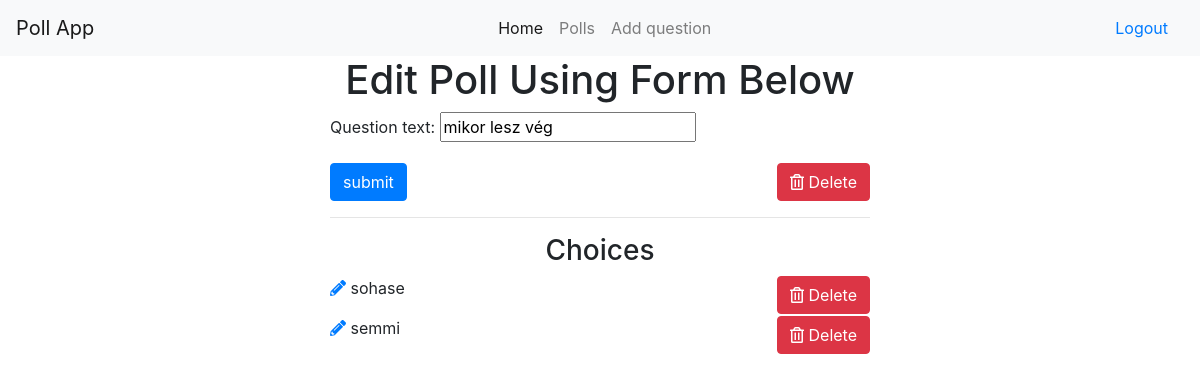
The app's page /polls/edit/16/ (signed in) with its own data.
### polls/models.py (models this page shows, shortened)
class Question(models.Model):
    owner = models.ForeignKey(User, on_delete=models.CASCADE, default=1)
    question_text = models.CharField(max_length=200)
    pub_date = models.DateTimeField(editable=False, auto_now_add=True)

class Choice(models.Model):
    question = models.ForeignKey(Question, on_delete=models.CASCADE)
    choice_text = models.CharField(max_length=200)
    votes = models.IntegerField(default=0)

### polls/views.py (the view)
# urls.py: path('edit/<int:question_id>/', views.edit_question, name='edit_question'),
def edit_question(request, question_id):
    question = get_object_or_404(Question, id=question_id)
    if request.user != question.owner:
        return redirect('/')
    if request.method == "POST":
        form = EditQuestionForm(request.POST, instance=question)
        if form.is_valid():
            form.save()
            messages.success(
                            request,
                            'Question Edit Successfully',
                            extra_tags='alert alert-success alert-dismissible fade show'
                            )
        return redirect('/polls')
    else:
        form = EditQuestionForm(instance=question)
    return render(request, 'polls/edit_question.html', {'form': form, 'question':question})

### polls/forms.py
class EditQuestionForm(forms.ModelForm):
    class Meta:
        model = Question
        fields = ["question_text"]

### polls/templates/polls/edit_question.html (shortened to what this page needs)
{% extends 'base.html' %}
{% block content %}
<div class="container">
  <h1 class='text-center'>Edit Poll Using Form Below</h1>
  <div class="row">
    <div class="col-sm-6 offset-sm-3">
      <form action="" method="post">
        {% for field in form %}
        <div class="form-group">
          {{ field.label_tag }}
          {{ field }}
        </div>
        {% endfor %}
        <input type="submit" value="submit" class='btn btn-primary'>
        <a href="{% url 'polls:question_confirm_delete' question.id %}" class='float-right btn btn-danger'>
          <i class="far fa-trash-alt"></i> Delete
          </a>
      </form>
      <hr/>
      <h3 class='text-center'>Choices</h3>
    {% for choice in question.choice_set.all %}
      <p><a href="{% url 'polls:edit_answer' choice.id %}"><i class="fas fa-pencil-alt"></i></a> {{choice.choice_text}}
      <a href="{% url 'polls:choice_confirm_delete' choice.id %}" class='float-right btn btn-danger'>
        <i class="far fa-trash-alt"></i> Delete
        </a>
      </p>
    {% endfor %}
    </div>
  </div>
</div>
{% endblock %}

### records on screen
Question: form "mikor lesz vég"
Choice: choice_text "sohase"
Choice: choice_text "semmi"

### other values on screen
{{ field.label_tag }} "Question text:"
